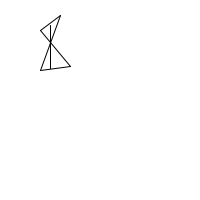
Frame 1 (no input)
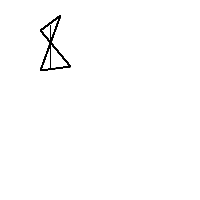
Frame 60 (the mouse pressed at the canvas centre just before this capture)
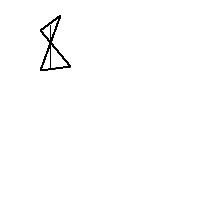
Frame 120 (the mouse held since frame 60 and released just before this capture)

The Processing sketch that drew these frames (run headless with seeded random() and noise(); from frame 60 on, the mouse is pressed at the canvas centre):

// Processing sketch: sketches_251106a
// ── sketches_251106a.pde
void setup () {
size(200,200);
  background(255);
   


}

void draw(){
  line(40,30,70,66);
    line(70,66,40,70);
        line(40,70,60,15);
            line(60,15,40,30);
                line(50,25,50,68);



  
  
 








}
